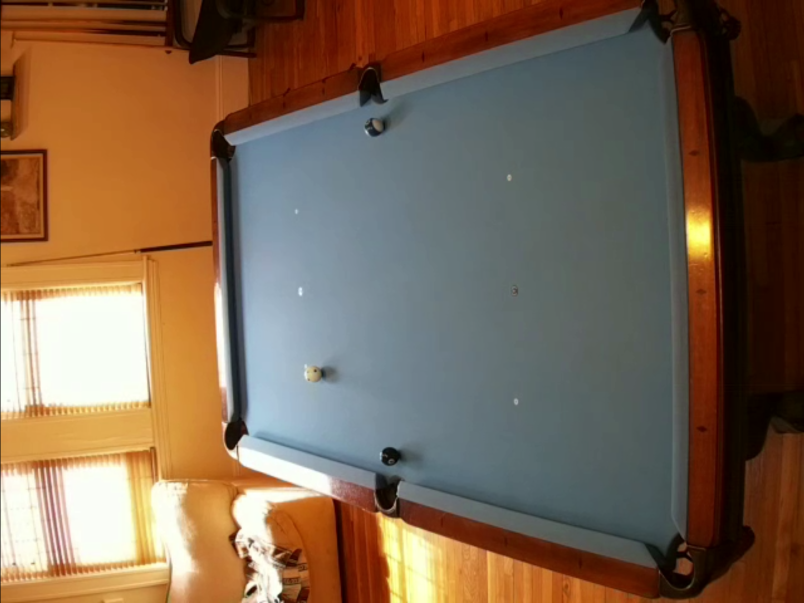
#> input picture pooltable-raw-scrnsht.PNG, 1608 x 1206 px, given in place of recording.mkv, which was not available (shown at 1/2 size)
$ python video_process.py
#> lines starting #> are read from the running program, lines starting #| are printed output that depends on the picture; after the words box and inside, x2 and y2 are one past the last pixel; in counts of white or black regions, pixels touching at a corner belong together; pictures that were not available may be replaced by others from this repository, and a replacement may not be noted
### src/detection/balls.py
import cv2
import numpy as np
from pathlib import Path
from ultralytics import YOLO

# COCO class index for "sports ball" — what the pretrained YOLOv8 model
# generally fires on for billiard balls.
COCO_SPORTS_BALL = 32
YOLO_WEIGHTS  = Path(__file__).parent.parent.parent / 'yolo' / 'weights' / 'yolov8n.pt'
TRACKER_YAML  = Path(__file__).parent.parent.parent / 'yolo' / 'trackers' / 'botsort.yaml'
YOLO_CONF     = 0.25
# Reject YOLO detections whose derived radius exceeds this — guards against
# the occasional huge bbox the model fires on pocket shadows or felt artifacts.
MAX_BALL_RADIUS = 30

# Confidence buckets. trackBallsYoloTrained filters out anything below
# CONFIDENCE_LOW at inference time. video_process.drawFrame uses the same
# thresholds to color-code translucent ball fills (red/yellow/green).
CONFIDENCE_LOW    = 0.4
CONFIDENCE_MEDIUM = 0.8
CONFIDENCE_HIGH   = 1.0

_yolo_model = None


# [6 lines left out: function _getYoloModel, not called in this run]


# HSV range for the blue table felt — used by the felt-subtraction detector
FELT_LOWER = np.array([85, 20, 80])
FELT_UPPER = np.array([135, 180, 220])

# Contour filters for the HSV felt-based detector
HSV_MIN_AREA = 80
HSV_MAX_AREA = 800
HSV_MIN_CIRCULARITY = 0.5


# Detects billiard balls by masking the blue felt and finding ball-sized,
# roughly-circular blobs in what remains. No deep model — purely color-based.
# Returns (cx, cy, radius) tuples matching the detector interface.
def detectBallsHSV(frame, table_mask):
  hsv = cv2.cvtColor(frame, cv2.COLOR_BGR2HSV)
  felt_mask = cv2.inRange(hsv, FELT_LOWER, FELT_UPPER)

  # Non-felt pixels within the table area = ball candidates
  candidates = cv2.bitwise_and(cv2.bitwise_not(felt_mask), table_mask)

  kernel = cv2.getStructuringElement(cv2.MORPH_ELLIPSE, (5, 5))
  candidates = cv2.morphologyEx(candidates, cv2.MORPH_OPEN, kernel)
  candidates = cv2.morphologyEx(candidates, cv2.MORPH_CLOSE, kernel)

  contours, _ = cv2.findContours(candidates, cv2.RETR_EXTERNAL, cv2.CHAIN_APPROX_SIMPLE)

  balls = []
  for c in contours:
    area = cv2.contourArea(c)
    if area < HSV_MIN_AREA or area > HSV_MAX_AREA:
      continue
    perim = cv2.arcLength(c, True)
    if perim == 0:
      continue
    circularity = 4 * np.pi * area / (perim ** 2)
    if circularity < HSV_MIN_CIRCULARITY:
      continue
    (cx, cy), radius = cv2.minEnclosingCircle(c)
    balls.append((float(cx), float(cy), float(radius)))

  return balls


# HoughCircles tuning for billiard balls — may need adjusting per camera/resolution
HOUGH_DP         = 1.2
HOUGH_MIN_DIST   = 20
HOUGH_PARAM1     = 120
HOUGH_PARAM2     = 20
HOUGH_MIN_RADIUS = 8
HOUGH_MAX_RADIUS = 20


# Detects billiard balls using the Hough Circle Transform on a grayscale,
# median-blurred frame. Keeps only circles whose centers fall inside table_mask.
# Returns a list of (cx, cy, radius) tuples matching the detector interface.
# [117 lines left out: functions detectBallsHoughCircles, detectBallsYOLO, trackBallsYoloTrained, detectBallsYoloTrained, not called in this run]

### src/homography.py
import cv2
import numpy as np


# Applies the homography matrix to a list of (cx, cy, r) ball positions,
# returning translated (tx, ty) points in top-down coordinates.
def transformBalls(balls, H):
  if not balls:
    return []
  src = np.array([[cx, cy] for cx, cy, _ in balls], dtype=np.float32).reshape(-1, 1, 2)
  dst = cv2.perspectiveTransform(src, H)
  return [(int(p[0][0]), int(p[0][1])) for p in dst]

### src/video_process.py
import cv2
import numpy as np
import json
import time
import yaml
from pathlib import Path

from homography import transformBalls
from stat_tracking import PocketTracker, standardPockets
from detection.balls import CONFIDENCE_LOW, CONFIDENCE_MEDIUM

_HERE = Path(__file__).parent

VIDEO_PATH      = _HERE.parent / 'video' / 'recording.mkv'
VIDEO_PATH_1      = _HERE.parent / 'video' / 'recording-1.mkv'
CORNERS_PATH    = _HERE.parent / 'data' / 'homography' / 'corners.json'
HOMOGRAPHY_PATH = _HERE.parent / 'data' / 'homography' / 'homography.npy'
OUTPUT_DIR      = _HERE.parent / 'video' / 'test-output'

OUTPUT_WIDTH  = 450
OUTPUT_HEIGHT = 900

# 16 visually distinct BGR colors for tracking up to 16 ball IDs.
# Indexed by `track_id % 16` so wraparound is graceful when the tracker
# assigns a fresh ID after losing/regaining a ball.
BALL_COLORS = [
  (0, 255, 255),   # yellow
  (255, 0, 0),     # blue
  (0, 0, 255),     # red
  (128, 0, 128),   # purple
  (0, 165, 255),   # orange
  (0, 200, 0),     # green
  (40, 80, 140),   # maroon
  (200, 200, 200), # light gray (stand-in for 8-ball)
  (255, 255, 0),   # cyan
  (255, 0, 255),   # magenta
  (0, 255, 128),   # spring green
  (180, 180, 255), # pink
  (255, 200, 0),   # azure
  (50, 150, 50),   # forest green
  (200, 100, 220), # lavender
  (240, 240, 240), # off-white (stand-in for cue)
]


# Draws the original frame with table outline and detected ball markers,
# and a top-down view with translated ball positions.
#
# When tracePaths=True, balls is expected to be 4-tuples (cx, cy, r, id) and
# translated is 3-tuples (tx, ty, id). trails_orig and trails_top map
# track_id -> list of past (x, y) points and are drawn as colored polylines.
def drawFrame(frame, corners, balls, translated, tracePaths=False,
              trails_orig=None, trails_top=None, frame_idx=None):
  # --- Left panel: original with overlays ---
  left = frame.copy()
  pts = corners.astype(np.int32)
  cv2.polylines(left, [pts], isClosed=True, color=(255, 255, 255), thickness=1)

  # Frame counter, top-left. Black halo + white text so it reads on any felt.
  if frame_idx is not None:
    label = f"frame {frame_idx}"
    cv2.putText(left, label, (12, 32), cv2.FONT_HERSHEY_SIMPLEX, 0.7,
                (0, 0, 0), 4, cv2.LINE_AA)
    cv2.putText(left, label, (12, 32), cv2.FONT_HERSHEY_SIMPLEX, 0.7,
                (255, 255, 255), 1, cv2.LINE_AA)

  if tracePaths and trails_orig:
    for bid, points in trails_orig.items():
      if len(points) >= 2:
        cv2.polylines(left, [np.array(points, dtype=np.int32)],
                      isClosed=False, color=BALL_COLORS[bid % 16], thickness=2)

  # Fill each ball with a translucent confidence-coded color, drawn on an
  # overlay and alpha-blended once so the per-ball outline stays crisp.
  overlay = left.copy()
  has_fill = False
  for ball in balls:
    if len(ball) <= 4:
      continue
    cx, cy, r, conf = int(ball[0]), int(ball[1]), int(ball[2]), float(ball[4])
    if conf <= CONFIDENCE_LOW:
      fill = (0, 0, 255)     # red (BGR)
    elif conf <= CONFIDENCE_MEDIUM:
      fill = (0, 255, 255)   # yellow
    else:
      fill = (0, 255, 0)     # green
    cv2.circle(overlay, (cx, cy), r, fill, thickness=-1)
    has_fill = True
  if has_fill:
    cv2.addWeighted(overlay, 0.4, left, 0.6, 0, left)

  for ball in balls:
    cx, cy, r = ball[0], ball[1], ball[2]
    color = BALL_COLORS[ball[3] % 16] if tracePaths and len(ball) > 3 else (0, 255, 255)
    cv2.circle(left, (int(cx), int(cy)), int(r), color=color, thickness=2)

  # --- Right panel: top-down view ---
  right = np.zeros((OUTPUT_HEIGHT, OUTPUT_WIDTH, 3), dtype=np.uint8)
  cv2.rectangle(right, (0, 0), (OUTPUT_WIDTH - 1, OUTPUT_HEIGHT - 1),
                color=(255, 255, 255), thickness=2)

  if tracePaths and trails_top:
    for bid, points in trails_top.items():
      if len(points) >= 2:
        cv2.polylines(right, [np.array(points, dtype=np.int32)],
                      isClosed=False, color=BALL_COLORS[bid % 16], thickness=2)

  for tball in translated:
    tx, ty = tball[0], tball[1]
    color = BALL_COLORS[tball[2] % 16] if tracePaths and len(tball) > 2 else (0, 255, 255)
    cv2.circle(right, (tx, ty), 6, color=color, thickness=-1)

  # Resize right panel to match left panel height for side-by-side
  h_left = left.shape[0]
  scale = h_left / right.shape[0]
  right_resized = cv2.resize(right, (int(right.shape[1] * scale), h_left))

  return np.hstack([left, right_resized])


# Processes the video frame by frame, producing one or both output streams
# under video/test-output/<output_path>/:
#
#   enableTracking=True (default)  -> tracked-recording.mkv  (annotated w/ track IDs, trails),
#                                     positions.json (tracked balls w/ IDs),
#                                     events.json (pocket/shot/rack events, if trackStats),
#                                     metadata.json
#   enableDetection=True           -> detected-recording.mkv (raw YOLO bboxes, no IDs),
#                                     detected-positions.json (top-down x/y/conf per detection)
#   both                           -> all of the above (extra YOLO predict() per frame)
#
# detect_fn signature:
#   no tracking:                  (frame, table_mask) -> list[(cx, cy, r)]
#   tracePaths or trackStats:     (frame, table_mask) -> list[(cx, cy, r, ball_id, conf)]
# trackStats drives pocket-event detection (needs IDs but no drawing).
# tracePaths drives the colored trail polylines on the output video.
# enableDetection requires detect_fn to be a partial with a 'model' kwarg
# (the YOLO instance) so processVideo can run an extra predict() per frame.
def processVideo(detect_fn, input_path, output_path, tracePaths=False, trackStats=False,
                 tracker_yaml=None, weights=None,
                 enableTracking=True, enableDetection=False):
#> called with output_path = 'recording-felt-output', tracePaths = False, trackStats = False, enableTracking = True, enableDetection = False
  if not (enableTracking or enableDetection):
    raise ValueError("at least one of enableTracking or enableDetection must be True")

  output_dir              = OUTPUT_DIR / output_path
  output_dir.mkdir(parents=True, exist_ok=True)
  tracked_video           = output_dir / 'tracked-recording.mkv'
  detected_video          = output_dir / 'detected-recording.mkv'
  positions_path          = output_dir / 'positions.json'
  events_path             = output_dir / 'events.json'
  metadata_path           = output_dir / 'metadata.json'
  detected_positions_path = output_dir / 'detected-positions.json'

  useTracking = (tracePaths or trackStats) and enableTracking

  # Detection mode runs an extra YOLO predict() per frame for raw detections
  # (no tracker IDs) — produces detected-recording.mkv + detected-positions.json.
  # Doubles inference cost when combined with tracking.
  raw_model = None
  if enableDetection:
    if hasattr(detect_fn, 'keywords') and 'model' in detect_fn.keywords:
      raw_model = detect_fn.keywords['model']
    else:
      print("enableDetection ignored: detect_fn has no bound 'model' kwarg")
      enableDetection = False
      if not enableTracking:
        raise ValueError("enableDetection had no available model and enableTracking is False")

  with open(CORNERS_PATH) as f:
#> (reads src/homography/corners.json from the repository)
    data = json.load(f)
  corners = np.array(data["corners"] if isinstance(data, dict) else data, dtype=np.float32)
  H = np.load(HOMOGRAPHY_PATH)
#> (reads src/homography/homography.npy from the repository)

  cap = cv2.VideoCapture(str(input_path))
  assert cap.isOpened(), f"Could not open {input_path}"

  fps = cap.get(cv2.CAP_PROP_FPS)
  pocket_tracker = (PocketTracker(standardPockets(OUTPUT_WIDTH, OUTPUT_HEIGHT), fps=fps)
                    if (trackStats and enableTracking) else None)
  frame_count = int(cap.get(cv2.CAP_PROP_FRAME_COUNT))
  w = int(cap.get(cv2.CAP_PROP_FRAME_WIDTH))
  h = int(cap.get(cv2.CAP_PROP_FRAME_HEIGHT))

  table_mask = np.zeros((h, w), dtype=np.uint8)
  cv2.fillPoly(table_mask, [corners.astype(np.int32)], 255)
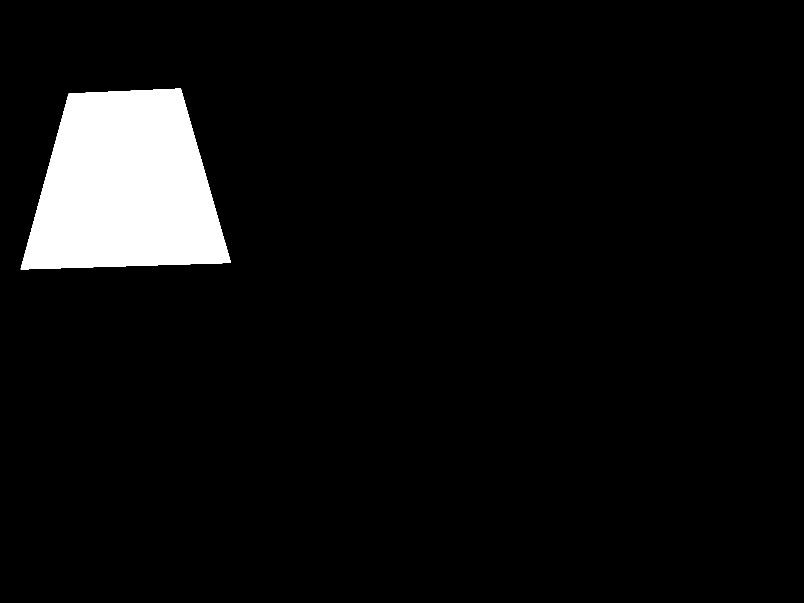
#> table_mask: shape (1206, 1608) (shown at 1/2 size); 5.8% white; 1 white region, box (x1, y1, x2, y2) and area: (41, 177, 462, 539) 113234

  # Erode table mask slightly to avoid rail edges
  erode_kernel = cv2.getStructuringElement(cv2.MORPH_ELLIPSE, (10, 10))
  table_mask = cv2.erode(table_mask, erode_kernel)

  # Set up output video writers
  sample_frame = np.zeros((h, w, 3), dtype=np.uint8)
  sample_out = drawFrame(sample_frame, corners, [], [])
#> in drawFrame, `cv2.rectangle(right, (0, 0), (OUTPUT_WIDTH - 1, OUTPUT_HEIGHT - 1), co..`:
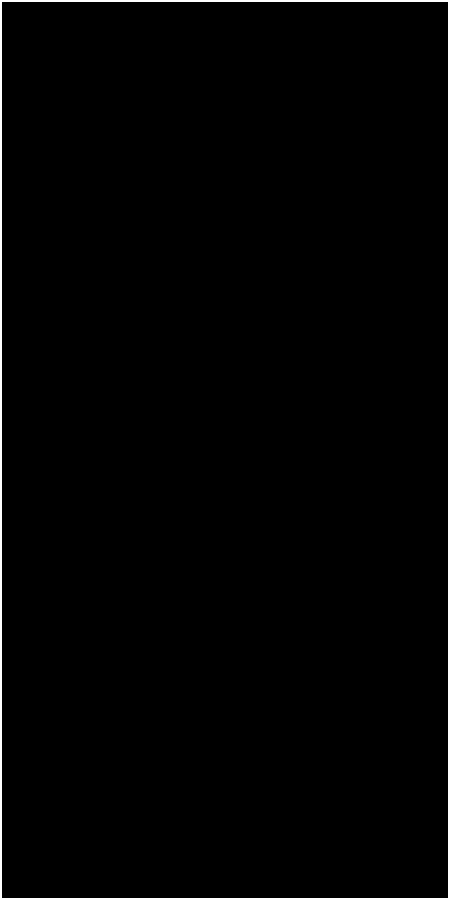
#> right: shape (900, 450, 3); 1.3% white; 1 white region, box (x1, y1, x2, y2) and area: (0, 0, 450, 900) 5384
#> in drawFrame, `return np.hstack([left, right_resized])`:
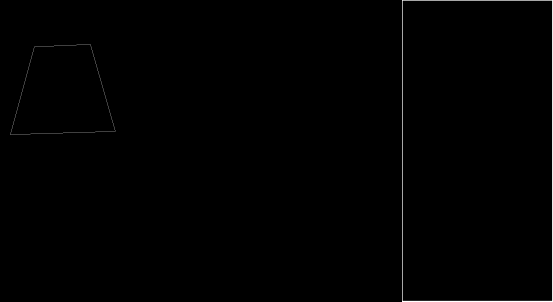
#> returned value: shape (1206, 2211, 3) (shown at 1/4 size); min 0, max 255, mean 1
#> sample_frame: shape (1206, 1608, 3); every value is 0
  out_h, out_w = sample_out.shape[:2]
  fourcc = cv2.VideoWriter_fourcc(*'mp4v')
  tracked_writer  = cv2.VideoWriter(str(tracked_video),  fourcc, fps, (out_w, out_h)) if enableTracking  else None
  detected_writer = cv2.VideoWriter(str(detected_video), fourcc, fps, (out_w, out_h)) if enableDetection else None

  all_positions = {}
  all_detected_positions = {}   # raw YOLO detections per frame, top-down coords
  trails_orig = {}
  trails_top  = {}
  frame_idx = 0
  per_frame_ball_counts = []
  interrupted = False

  print(f"Processing {frame_count} frames at {fps:.0f} fps...")
  start_time = time.time()
  try:
    while True:
      ret, frame = cap.read()
#> frame is the input picture: shape (1206, 1608, 3); mean B, G, R 81.7, 102, 124.9
      if not ret:
        break

      balls = []
      n_balls = 0

      # ---- Tracking branch: detect_fn (YOLO + BoT-SORT) -> tracked-recording.mkv ----
      if enableTracking:
        detections = detect_fn(frame, table_mask)
#> in detectBallsHSV, `felt_mask = cv2.inRange(hsv, FELT_LOWER, FELT_UPPER)`:
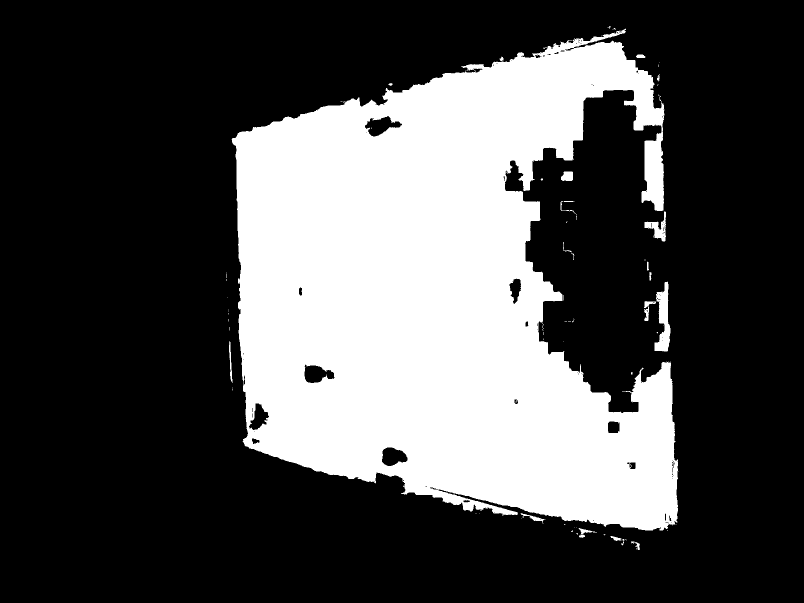
#> felt_mask: shape (1206, 1608) (shown at 1/2 size); 30.1% white; 87 white regions (66 under 20 px), largest, box (x1, y1, x2, y2) and area: (463, 58, 1357, 1061) 576897, (1309, 563, 1341, 704) 2478, (1289, 422, 1332, 483) 1007
#> in detectBallsHSV, `candidates = cv2.bitwise_and(cv2.bitwise_not(felt_mask), table_mask)`:
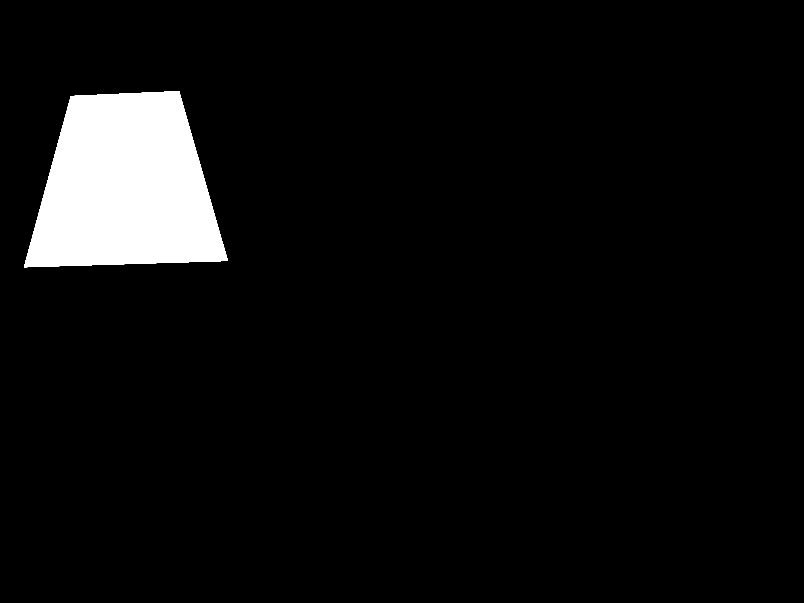
#> candidates: shape (1206, 1608) (shown at 1/2 size); 5.5% white; 1 white region, box (x1, y1, x2, y2) and area: (48, 182, 456, 535) 106828
#> (the rest of the program and of its run is left out)
